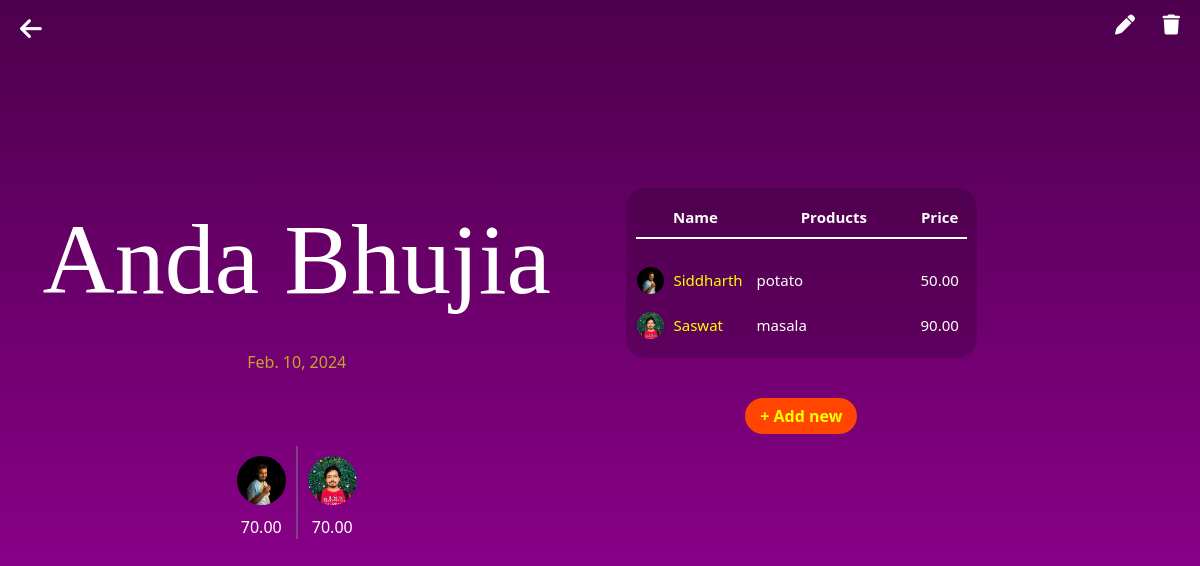
Screenshot of /eventDetails/7/7 with the database file from the repository.
### app/models.py (models this page shows)
class Event(models.Model):
    tab = models.ForeignKey(Tab, on_delete=models.CASCADE, default=1)
    date = models.DateField()
    subject = models.CharField(max_length=200)

class Contribution(models.Model):
    tab = models.ForeignKey(Tab, on_delete=models.CASCADE, default=1)
    event = models.ForeignKey(Event, on_delete=models.CASCADE)
    profile = models.ForeignKey(Profile, on_delete=models.CASCADE)
    amount = models.DecimalField(max_digits=10, decimal_places=2)

class Profile(models.Model):
    tab = models.ForeignKey(Tab, on_delete=models.CASCADE, default=1)
    name = models.CharField(max_length=100)
    profile_pic = models.ImageField(upload_to='profile_pics/', blank=True, null=True)

class Purchase(models.Model):
    tab = models.ForeignKey(Tab, on_delete=models.CASCADE, default=1)
    event = models.ForeignKey(Event, on_delete=models.CASCADE)
    profile = models.ForeignKey(Profile, on_delete=models.CASCADE)
    products = models.CharField(max_length=200)
    price = models.DecimalField(max_digits=10, decimal_places=2)

### app/views.py (the view, shortened to what this page needs)
# urls.py: path('eventDetails/<int:event_id>/<int:y>', eventDetails, name='eventDetails'),
def eventDetails(request, event_id, y):
    event = Event.objects.get(pk=event_id)
    profiles = Contribution.objects.filter(event=event.id).all()
    all_profiles = Profile.objects.all()
    profile_ids = profiles.values_list('profile_id', flat=True)
    event_contributions = Contribution.objects.all()
    event_purchase = Purchase.objects.filter(event = event).all()
    x=(Event.objects.count()+1-y)%5
    context={'event':event,'event_contributions':event_contributions,'profile_ids': profile_ids, "event_purchase":event_purchase,'x':x, 'profiles':profiles, 'all_profiles':all_profiles}
    return render(request, 'eventDetails.html', context)

### app/templates/eventDetails.html (shortened to what this page needs)
<!DOCTYPE html>
<html lang="en">
<head>
    <link href="https://cdn.jsdelivr.net/npm/bootstrap@5.3.2/dist/css/bootstrap.min.css" rel="stylesheet">
    <link rel="stylesheet" href="https://cdnjs.cloudflare.com/ajax/libs/font-awesome/6.5.1/css/all.min.css" />
</head>
<body>
    <a href="#" class="icons" id="back_icon" onclick="history.back(); return false;"><i class="fa-solid fa-arrow-left"></i></a>
    <a href="" class="icons" data-bs-toggle="modal" data-bs-target="#staticBackdrop2"><i class="fa-solid fa-pen"></i></a>
    <a href="#" onclick="confirmDelete('{{ event.id }}', '{{ x }}')" class="icons"><i class="fa-solid fa-trash"></i></a>
    <br><br><br><br><br>
    <div class="row">
        <div class="ec col-xs-12 col-sm-12 col-md-6 col-lg-6">
        <h1>{{ event.subject }}</h1>
        <p>{{ event.date }}</p><br><br><br>
        <div class="d-flex justify-content-center">
            <div class="length d-flex justify-content-center">
                {% for contribution in event.contribution_set.all %}
                    <div class="profiles">
                        <img src="{{contribution.profile.profile_pic.url}}" alt="">
                        <p class="price">{{ contribution.amount }}</p>
                    </div>
                {% endfor %}
            </div>
        </div>
        </div>
        <div class="ec col-xs-12 col-sm-12 col-md-4 col-lg-4">
            <br><br>
            <div class="purchage-container">
                <table>
                    <thead>
                        <tr>
                            <th style="width: 120px;">Name</th>
                            <th>Products</th>
                            <th style="width: 55px;">Price</th>
                        </tr>
                    </thead>
                    <tbody>
                        <tr style="height: 20px;background-color: transparent;">
                            <td style="font-size: 5px;">&nbsp;</td>
                            <td style="font-size: 5px;">&nbsp;</td>
                        </tr>
                        {% for purchage in event_purchase %}
                        <tr>
                            <td class="purchage-data">
                                <img src="{{purchage.profile.profile_pic.url}}" alt="">
                                {{purchage.profile.name}}
                            </td>
                            <td>{{purchage.products}}</td>
                            <td style="text-align: center;">{{purchage.price}}</td>
                        </tr>
                        {% endfor %}
                    </tbody>
                </table>
            </div>
            <div class="d-flex justify-content-center"><button class="btn-add" data-bs-toggle="modal" data-bs-target="#staticBackdrop">+ Add new</button></div>
        </div>
        <div class="ec col-xs-10 col-sm-10 col-md-2 col-lg-2"></div>
    </div>
</body>
</html>

### rows the page displays
Event: subject "Anda Bhujia", date "Feb. 10, 2024"
Contribution: profile.profile_pic (picture), amount "70.00"
Contribution: profile.profile_pic (picture), amount "70.00"
Purchase: profile.profile_pic (picture), profile.name "Siddharth", products "potato", price "50.00"
Purchase: profile.profile_pic (picture), profile.name "Saswat", products "masala", price "90.00"
